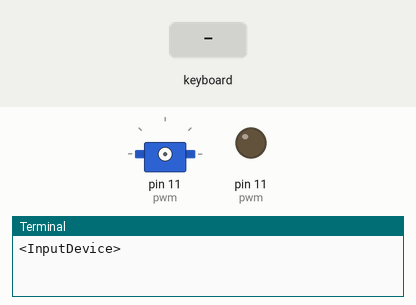
The program below on a simulated Raspberry Pi (header pin numbers). On the bench: servo, output pins drawn as LEDs (lit = HIGH), the last lines printed to the terminal. The inputs (shaded band) are chosen by the test bench. Web requests get an empty 200 reply after 0.4 s; servo angles are drawn from the pulse width (0.5 ms = 0°, 2.5 ms = 180°).

Above: at 1.2 s.
1.3 s: key enter typed on the keyboard
At 4.5 s:
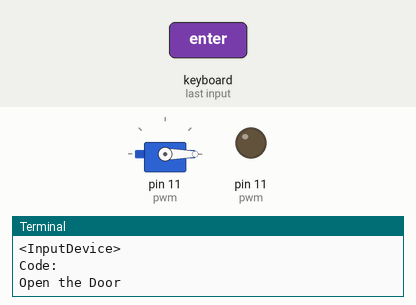
Timing chart, 0 to 6.0 s (numbered marks = the images above; inputs shaded):
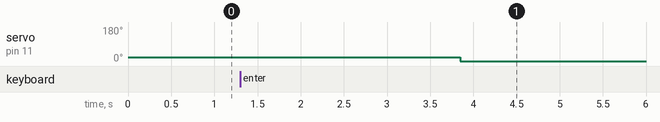

Measured:
- after the input at 1.3 s, servo on pin 11 (pwm): 21° → 0° after 2.6 s

The program:

drooLock.py
```python
import requests
import RPi.GPIO as GPIO
import evdev
from time import sleep

GPIO.setmode(GPIO.BOARD)
GPIO.setup(11, GPIO.OUT)

device = evdev.InputDevice('/dev/input/event3')
print(device)
rawKeyCardCode = []

def authenticate(id):
  r = requests.post('https://jsmbcardreader.azurewebsites.net/api/entry/'+ id)
  return r.status_code == 200


def SetAngle(angle):
  pwm =  GPIO.PWM(11, 50)
  pwm.start(0)
  duty = angle / 18 + 2
  GPIO.output(11, True)
  pwm.ChangeDutyCycle(duty)
  sleep(1)
  GPIO.output(11, False)
  pwm.ChangeDutyCycle(0)
  pwm.stop()


for event in device.read_loop():
    if event.type == evdev.ecodes.EV_KEY and event.value == 00:
        key = evdev.ecodes.KEY[event.code]
        if key != "KEY_ENTER":
            ch = key.split("_")[1]
            rawKeyCardCode.append(ch)
        else:
          keyCardCode = "".join(rawKeyCardCode)
          rawKeyCardCode = []

          print("Code: " + keyCardCode)
          isAuthorized = authenticate(keyCardCode)

          if isAuthorized:
            SetAngle(30)
            print("Open the Door")
            sleep(1)
            SetAngle(0)
          else:
            print("Don't open the doors")

GPIO.cleanup()
```
